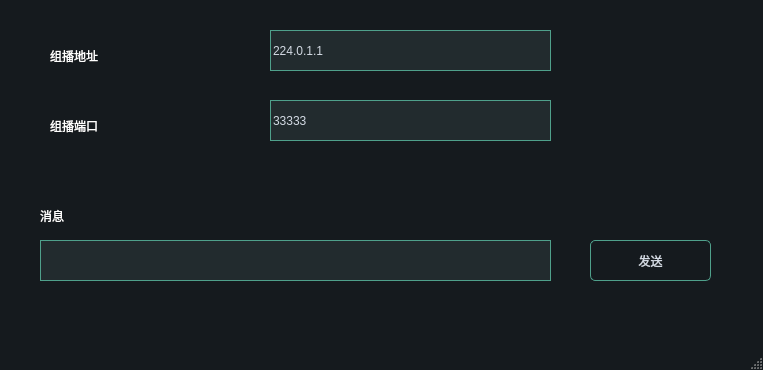
<?xml version="1.0" encoding="UTF-8"?>
<ui version="4.0">
 <class>MainWindow</class>
 <widget class="QMainWindow" name="MainWindow">
  <property name="geometry">
   <rect>
    <x>0</x>
    <y>0</y>
    <width>763</width>
    <height>370</height>
   </rect>
  </property>
  <property name="windowTitle">
   <string>MainWindow</string>
  </property>
  <property name="styleSheet">
   <string notr="true">/*
qss美化 - 黄强老师
*/
QWidget
{  
	font:  16pt &quot;Microsoft YaHei&quot;;
     color:  #ffffff;
}

QLabel {
	
}

QGroupBox {
    border-width: 1px;
	border-style: solid;
	border-color: #4fa08b;   

}

QGroupBox::title {
 
    subcontrol-origin: margin;
    left:20px;
    padding: -10px 5px 0px 5px;
}

QMainWindow {
	background-color:#151a1e;
}
QCalendar {
	background-color: #151a1e;
}
QTextEdit {
	border-width: 1px;
	border-style: solid;
	border-color: #4fa08b;
	background-color: #222b2e;
	color: #d3dae3;
}
QPlainTextEdit {
    font:  10pt &quot;Microsoft YaHei&quot;;
	border-width: 1px;
	border-style: solid;
	border-color: #4fa08b;
	background-color: #222b2e;
	color: #d3dae3;
}
QToolButton {
	border-style: solid;
	border-top-color: qlineargradient(spread:pad, x1:0.5, y1:1, x2:0.5, y2:0, stop:0 rgb(215, 215, 215), stop:1 rgb(222, 222, 222));
	border-right-color: qlineargradient(spread:pad, x1:0, y1:0.5, x2:1, y2:0.5, stop:0 rgb(217, 217, 217), stop:1 rgb(227, 227, 227));
	border-left-color: qlineargradient(spread:pad, x1:0, y1:0.5, x2:1, y2:0.5, stop:0 rgb(227, 227, 227), stop:1 rgb(217, 217, 217));
	border-bottom-color: qlineargradient(spread:pad, x1:0.5, y1:1, x2:0.5, y2:0, stop:0 rgb(215, 215, 215), stop:1 rgb(222, 222, 222));
	border-width: 1px;
	border-radius: 5px;
	color: #d3dae3;
	padding: 2px;
	background-color: rgb(255,255,255);
}
QToolButton:hover{
	border-style: solid;
	border-top-color: qlineargradient(spread:pad, x1:0.5, y1:1, x2:0.5, y2:0, stop:0 rgb(195, 195, 195), stop:1 rgb(222, 222, 222));
	border-right-color: qlineargradient(spread:pad, x1:0, y1:0.5, x2:1, y2:0.5, stop:0 rgb(197, 197, 197), stop:1 rgb(227, 227, 227));
	border-left-color: qlineargradient(spread:pad, x1:0, y1:0.5, x2:1, y2:0.5, stop:0 rgb(227, 227, 227), stop:1 rgb(197, 197, 197));
	border-bottom-color: qlineargradient(spread:pad, x1:0.5, y1:1, x2:0.5, y2:0, stop:0 rgb(195, 195, 195), stop:1 rgb(222, 222, 222));
	border-width: 1px;
	border-radius: 5px;
	color: rgb(0,0,0);
	padding: 2px;
	background-color: rgb(255,255,255);
}
QToolButton:pressed{
	border-style: solid;
	border-top-color: qlineargradient(spread:pad, x1:0.5, y1:1, x2:0.5, y2:0, stop:0 rgb(215, 215, 215), stop:1 rgb(222, 222, 222));
	border-right-color: qlineargradient(spread:pad, x1:0, y1:0.5, x2:1, y2:0.5, stop:0 rgb(217, 217, 217), stop:1 rgb(227, 227, 227));
	border-left-color: qlineargradient(spread:pad, x1:0, y1:0.5, x2:1, y2:0.5, stop:0 rgb(227, 227, 227), stop:1 rgb(217, 217, 217));
	border-bottom-color: qlineargradient(spread:pad, x1:0.5, y1:1, x2:0.5, y2:0, stop:0 rgb(215, 215, 215), stop:1 rgb(222, 222, 222));
	border-width: 1px;
	border-radius: 5px;
	color: rgb(0,0,0);
	padding: 2px;
	background-color: rgb(142,142,142);
}
QPushButton{

    border-width: 1px;
	border-style: solid;
	border-color: #4fa08b; 
 
	border-radius: 5px;
	color: #d3dae3;
	padding: 2px;
	background-color: #151a1e;
}
QPushButton::default{
	border-style: solid;
	border-color: #4fa08b;
	border-width: 1px;
	border-radius: 5px;
	color: #FFFFFF;
	padding: 2px;
	background-color: #151a1e;;
}
QPushButton:hover{
	border-style: solid;
	border-color: #050a0e;
	border-width: 1px;
	border-radius: 5px;
	color: #d3dae3;
	padding: 2px;
	background-color: #1c1f1f;
}
QPushButton:pressed{
	border-style: solid;
	border-color: #050a0e;
	border-width: 1px;
	border-radius: 5px;
	color: #d3dae3;
	padding: 2px;
	background-color: #2c2f2f;
}
QPushButton:disabled{
	border-style: solid;
	border-top-color: qlineargradient(spread:pad, x1:0.5, y1:1, x2:0.5, y2:0, stop:0 rgb(215, 215, 215), stop:1 rgb(222, 222, 222));
	border-right-color: qlineargradient(spread:pad, x1:0, y1:0.5, x2:1, y2:0.5, stop:0 rgb(217, 217, 217), stop:1 rgb(227, 227, 227));
	border-left-color: qlineargradient(spread:pad, x1:0, y1:0.5, x2:1, y2:0.5, stop:0 rgb(227, 227, 227), stop:1 rgb(217, 217, 217));
	border-bottom-color: qlineargradient(spread:pad, x1:0.5, y1:1, x2:0.5, y2:0, stop:0 rgb(215, 215, 215), stop:1 rgb(222, 222, 222));
	border-width: 1px;
	border-radius: 5px;
	color: #808086;
	padding: 2px;
	background-color: rgb(142,142,142);
}
QLineEdit {
	border-width: 1px;
	border-style: solid;
	border-color: #4fa08b;
	background-color: #222b2e;
	color: #d3dae3;
}



QLCDNumber {
	color: #4d9b87;
}
QProgressBar {
	text-align: center;
	color: #d3dae3;
	border-radius: 10px;
	border-color: transparent;
	border-style: solid;
	background-color: #52595d;
}
QProgressBar::chunk {
	background-color: #214037	;
	border-radius: 10px;
}
QMenuBar {
	background-color: #151a1e;
}
QMenuBar::item {
	color: #d3dae3;
  	spacing: 3px;
  	padding: 1px 4px;
	background-color: #151a1e;
}

QMenuBar::item:selected {
  	background-color: #252a2e;
	color: #FFFFFF;
}
QMenu {
	background-color: #151a1e;
}
QMenu::item:selected {
	background-color: #252a2e;
	color: #FFFFFF;
}
QMenu::item {
	color: #d3dae3;
	background-color: #151a1e;
}
QTabWidget {
	color:rgb(0,0,0);
	background-color:#000000;
}
QTabWidget::pane {
		border-color: #050a0e;
		background-color: #1e282c;
		border-style: solid;
		border-width: 1px;
    	border-bottom-left-radius: 4px;
		border-bottom-right-radius: 4px;
}
QTabBar::tab:first {
	border-style: solid;
	border-left-width:1px;
	border-right-width:0px;
	border-top-width:1px;
	border-bottom-width:0px;
	border-top-color: #050a0e;
	border-left-color: #050a0e;
	border-bottom-color: #050a0e;
	border-top-left-radius: 4px;
	color: #d3dae3;
	padding: 3px;
	margin-left:0px;
	background-color: #151a1e;
}
QTabBar::tab:last {
	border-style: solid;
	border-top-width:1px;
	border-left-width:1px;
	border-right-width:1px;
	border-bottom-width:0px;
	border-color: #050a0e;
	border-top-right-radius: 4px;
	color: #d3dae3;
	padding: 3px;
	margin-left:0px;
	background-color: #151a1e;
}
QTabBar::tab {
	border-style: solid;
	border-top-width:1px;
	border-bottom-width:0px;
	border-left-width:1px;
	border-top-color: #050a0e;
	border-left-color: #050a0e;
	border-bottom-color: #050a0e;
	color: #d3dae3;
	padding: 3px;
	margin-left:0px;
	background-color: #151a1e;
}
QTabBar::tab:selected, QTabBar::tab:last:selected, QTabBar::tab:hover {
  	border-style: solid;
  	border-left-width:1px;
	border-bottom-width:0px;
	border-right-color: transparent;
	border-top-color: #050a0e;
	border-left-color: #050a0e;
	border-bottom-color: #050a0e;
	color: #FFFFFF;
	padding: 3px;
	margin-left:0px;
	background-color: #1e282c;
}

QTabBar::tab:selected, QTabBar::tab:first:selected, QTabBar::tab:hover {
  	border-style: solid;
  	border-left-width:1px;
  	border-bottom-width:0px;
  	border-top-width:1px;
	border-right-color: transparent;
	border-top-color: #050a0e;
	border-left-color: #050a0e;
	border-bottom-color: #050a0e;
	color: #FFFFFF;
	padding: 3px;
	margin-left:0px;
	background-color: #1e282c;
}

QCheckBox { 
	padding: 2px;
}
QCheckBox:disabled {
	color: #808086;
	padding: 2px;
}

QCheckBox:hover {
	border-radius:4px;
	border-style:solid;
	padding-left: 1px;
	padding-right: 1px;
	padding-bottom: 1px;
	padding-top: 1px;
	border-width:1px;
	border-color: transparent;
}
QCheckBox::indicator:checked {

	height: 10px;
	width: 10px;
	border-style:solid;
	border-width: 1px;
	border-color: #4fa08b; 
	background-color:  #4fa08b;
}
QCheckBox::indicator:unchecked {

	height: 10px;
	width: 10px;
	border-style:solid;
	border-width: 1px;
	border-color: #4fa08b;
	background-color:  #FFFFFF;
}
QRadioButton {
	color: #d3dae3;
	padding: 1px;
}
QRadioButton::indicator:checked {
	height: 10px;
	width: 10px;
	border-style:solid;
	border-radius:5px;
	border-width: 1px;
	border-color: #4fa08b;
	color: #a9b7c6;
	background-color: qradialgradient(cx:0.5, cy:0.5, radius:0.4,fx:0.5, fy:0.5, stop:0 #4fa08b, stop:1 #1e282c);
}
QRadioButton::indicator:!checked {
	height: 10px;
	width: 10px;
	border-style:solid;
	border-radius:5px;
	border-width: 1px;
	border-color: #4fa08b;
	color: #a9b7c6;
	background-color: transparent;
}
QStatusBar {
	color:#027f7f;
}
QSpinBox {
	color: #d3dae3;
	background-color: #222b2e;
	border-width: 1px;
	border-style: solid;
	border-color: #4fa08b;
}
QDoubleSpinBox {
	color: #d3dae3;
	background-color: #222b2e;
	border-width: 1px;
	border-style: solid;
	border-color: #4fa08b;
}
QTimeEdit {
	color: #d3dae3;
	background-color: #222b2e;
	border-width: 1px;
	border-style: solid;
	border-color: #4fa08b;
}
QDateTimeEdit {
	color: #d3dae3;
	background-color: #222b2e;
	border-width: 1px;
	border-style: solid;
	border-color: #4fa08b;
}
QDateEdit {
	color: #d3dae3;
	background-color: #222b2e;
	border-width: 1px;
	border-style: solid;
	border-color: #4fa08b;
}
QFontComboBox {
	color: #d3dae3;
	background-color: #222b2e;
	border-width: 1px;
	border-style: solid;
	border-color: #4fa08b;
}
QComboBox {
	color: #d3dae3;
	background-color: #222b2e;
	border-width: 1px;
	border-style: solid;
	border-color: #4fa08b;
}
/* 下拉后，整个下拉窗体样式 */
QComboBox QAbstractItemView {
    outline: 0px solid gray;   /* 选定项的虚框 */
    border: 1px solid  #4fa08b;   /* 整个下拉窗体的边框 */ 
    background-color: #222b2e; /* 整个下拉窗体的背景色 */
    selection-background-color: #4fa08b;   /* 整个下拉窗体被选中项的背景色 */
}
QComboBox:disabled
{ 
background-color: gray; /* 整个下拉窗体的背景色 */
}

QDial {
	background: #16a085;
}

QToolBox {
	color: #a9b7c6;
	background-color: #222b2e;
}
QToolBox::tab {
	color: #a9b7c6;
	background-color:#222b2e;
}
QToolBox::tab:selected {
	color: #FFFFFF;
	background-color:#222b2e;
}
QScrollArea {
	color: #FFFFFF;
	background-color:#222b2e;
}
QSlider::groove:horizontal {
	height: 5px;
	background-color: #52595d;
}
QSlider::groove:vertical {
	width: 5px;
	background-color: #52595d;
}
QSlider::handle:horizontal {
	background: #1a2224;
	border-style: solid;
	border-width: 1px;
	border-color: rgb(207,207,207);
	width: 12px;
	margin: -5px 0;
	border-radius: 7px;
}
QSlider::handle:vertical {
	background: #1a2224;
	border-style: solid;
	border-width: 1px;
	border-color: rgb(207,207,207);
	height: 12px;
	margin: 0 -5px;
	border-radius: 7px;
}
QSlider::add-page:horizontal {
    background: #52595d;
}
QSlider::add-page:vertical {
    background: #52595d;
}
QSlider::sub-page:horizontal {
    background-color: #15433a;
}
QSlider::sub-page:vertical {
    background-color: #15433a;
}
QScrollBar:horizontal {
	max-height: 10px;
	border: 1px transparent grey;
	margin: 0px 20px 0px 20px;
	background: transparent;
}
QScrollBar:vertical {
	max-width: 10px;
	border: 1px transparent grey;
	margin: 20px 0px 20px 0px;
	background: transparent;
}
QScrollBar::handle:horizontal {
	background: #52595d;
	border-style: transparent;
	border-radius: 4px;
	min-width: 25px;
}
QScrollBar::handle:horizontal:hover {
	background: #58a492;
	border-style: transparent;
	border-radius: 4px;
	min-width: 25px;
}
QScrollBar::handle:vertical {
	background: #52595d;
	border-style: transparent;
	border-radius: 4px;
	min-height: 25px;
}
QScrollBar::handle:vertical:hover {
	background: #58a492;
	border-style: transparent;
	border-radius: 4px;
	min-height: 25px;
}
QScrollBar::add-line:horizontal {
   border: 2px transparent grey;
   border-top-right-radius: 4px;
   border-bottom-right-radius: 4px;
   background: #15433a;
   width: 20px;
   subcontrol-position: right;
   subcontrol-origin: margin;
}
QScrollBar::add-line:horizontal:pressed {
   border: 2px transparent grey;
   border-top-right-radius: 4px;
   border-bottom-right-radius: 4px;
   background: rgb(181,181,181);
   width: 20px;
   subcontrol-position: right;
   subcontrol-origin: margin;
}
QScrollBar::add-line:vertical {
   border: 2px transparent grey;
   border-bottom-left-radius: 4px;
   border-bottom-right-radius: 4px;
   background: #15433a;
   height: 20px;
   subcontrol-position: bottom;
   subcontrol-origin: margin;
}
QScrollBar::add-line:vertical:pressed {
   border: 2px transparent grey;
   border-bottom-left-radius: 4px;
   border-bottom-right-radius: 4px;
   background: rgb(181,181,181);
   height: 20px;
   subcontrol-position: bottom;
   subcontrol-origin: margin;
}
QScrollBar::sub-line:horizontal {
   border: 2px transparent grey;
   border-top-left-radius: 4px;
   border-bottom-left-radius: 4px;
   background: #15433a;
   width: 20px;
   subcontrol-position: left;
   subcontrol-origin: margin;
}
QScrollBar::sub-line:horizontal:pressed {
   border: 2px transparent grey;
   border-top-left-radius: 4px;
   border-bottom-left-radius: 4px;
   background: rgb(181,181,181);
   width: 20px;
   subcontrol-position: left;
   subcontrol-origin: margin;
}
QScrollBar::sub-line:vertical {
   border: 2px transparent grey;
   border-top-left-radius: 4px;
   border-top-right-radius: 4px;
   background: #15433a;
   height: 20px;
   subcontrol-position: top;
   subcontrol-origin: margin;
}
QScrollBar::sub-line:vertical:pressed {
   border: 2px transparent grey;
   border-top-left-radius: 4px;
   border-top-right-radius: 4px;
   background: rgb(181,181,181);
   height: 20px;
   subcontrol-position: top;
   subcontrol-origin: margin;
}

QScrollBar::add-page:horizontal, QScrollBar::sub-page:horizontal {
   background: none;
}
QScrollBar::add-page:vertical, QScrollBar::sub-page:vertical {
   background: none;
}</string>
  </property>
  <widget class="QWidget" name="centralwidget">
   <widget class="QLabel" name="label">
    <property name="geometry">
     <rect>
      <x>50</x>
      <y>40</y>
      <width>151</width>
      <height>31</height>
     </rect>
    </property>
    <property name="text">
     <string>组播地址</string>
    </property>
   </widget>
   <widget class="QLabel" name="label_2">
    <property name="geometry">
     <rect>
      <x>50</x>
      <y>110</y>
      <width>151</width>
      <height>31</height>
     </rect>
    </property>
    <property name="text">
     <string>组播端口</string>
    </property>
   </widget>
   <widget class="QLineEdit" name="lineEditIP">
    <property name="geometry">
     <rect>
      <x>270</x>
      <y>30</y>
      <width>281</width>
      <height>41</height>
     </rect>
    </property>
    <property name="text">
     <string>224.0.1.1</string>
    </property>
   </widget>
   <widget class="QLineEdit" name="lineEditPort">
    <property name="geometry">
     <rect>
      <x>270</x>
      <y>100</y>
      <width>281</width>
      <height>41</height>
     </rect>
    </property>
    <property name="text">
     <string>33333</string>
    </property>
   </widget>
   <widget class="QLineEdit" name="lineEditSend">
    <property name="geometry">
     <rect>
      <x>40</x>
      <y>240</y>
      <width>511</width>
      <height>41</height>
     </rect>
    </property>
   </widget>
   <widget class="QLabel" name="label_3">
    <property name="geometry">
     <rect>
      <x>40</x>
      <y>200</y>
      <width>151</width>
      <height>31</height>
     </rect>
    </property>
    <property name="text">
     <string>消息</string>
    </property>
   </widget>
   <widget class="QPushButton" name="pushButtonSend">
    <property name="geometry">
     <rect>
      <x>590</x>
      <y>240</y>
      <width>121</width>
      <height>41</height>
     </rect>
    </property>
    <property name="text">
     <string>发送</string>
    </property>
   </widget>
  </widget>
  <widget class="QMenuBar" name="menubar">
   <property name="geometry">
    <rect>
     <x>0</x>
     <y>0</y>
     <width>763</width>
     <height>38</height>
    </rect>
   </property>
  </widget>
  <widget class="QStatusBar" name="statusbar"/>
 </widget>
 <resources/>
 <connections/>
</ui>
